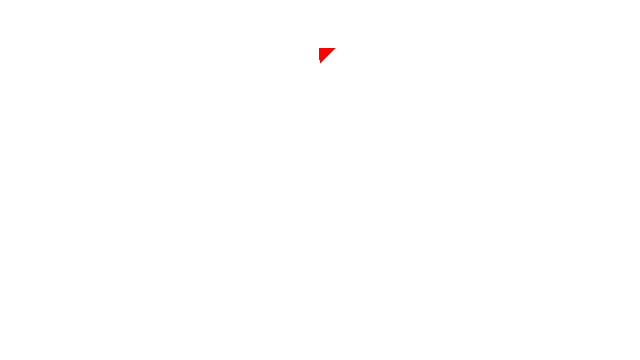
Frame 1 (no input)
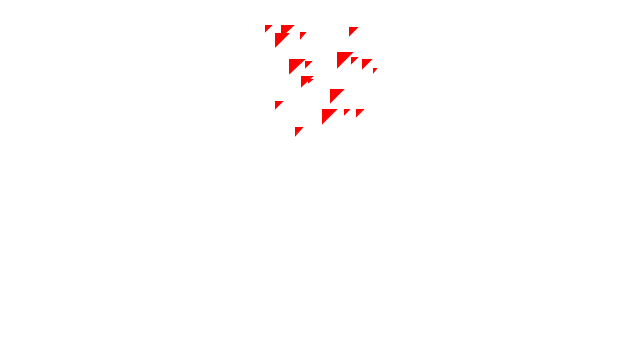
Frame 60 (the mouse pressed at the canvas centre just before this capture)
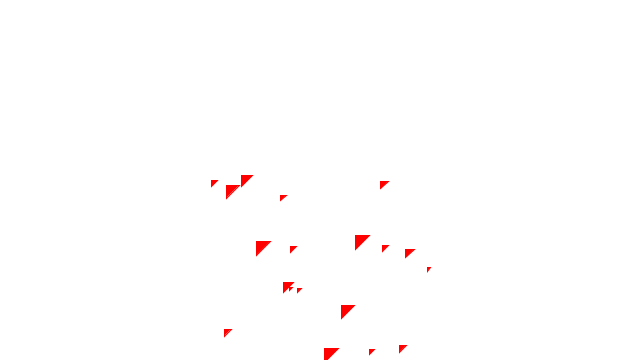
Frame 120 (the mouse held since frame 60 and released just before this capture)

The Processing sketch that drew these frames (run headless with seeded random() and noise(); from frame 60 on, the mouse is pressed at the canvas centre):

// Processing sketch: test
// ── test.pde
int total = 10;

ArrayList<Particle> particles = new ArrayList<Particle>();

int count = 0;
int countMax = 20;


void setupMilly() {
  
  //p = new Particle(new PVector(width/2,10));
  for(int i=0; i<total;i++){
    ++count;
   particles.add(new Particle(new PVector(width/2,50))); 
 }
 
}

void setup() {
  size(640,360);
  setupMilly();
  
}
 
void drawTarget() {
  background(255);
//Operating the single Particle
 // p.run();
  //if (p.isDead()) {
    //println("Particle dead!");
    
    if(count < countMax){
      particles.add(new Particle(new PVector(width/2,50)));
      ++count;
    }
    for(int j=particles.size()-1;j>=0;j--)
     {
       Particle p = particles.get(j);
       p.run();
       if(p.isDead())
       {
         particles.remove(j);
       }
     }
  }
  
void draw(){
  drawTarget();
}

 
class Particle {
  PVector location;
  PVector velocity;
  PVector acceleration;
  float lifespan;
  float dist;
  float choice;
 
  Particle(PVector l) {
//For demonstration purposes we assign the Particle an initial velocity and constant acceleration.
    acceleration = new PVector(0,0.05);
    velocity = new PVector(random(-1,1),random(-2,0));
    location = l.get();
    lifespan = 3000.0;
    dist = random(3,15);
    choice = random(1,2);
  }
 
//Sometimes it’s convenient to have a “run” function that calls all the other functions we need.
  void run() {
    update();
    display();
  }
 
  void update() {
    velocity.add(acceleration);
    location.add(velocity);
    lifespan -= 2.0;
  }
  
  
 
  void display() {
    pushMatrix();
    // Range from 0x00 to 0xff (000 to 255)
    float R = 255;
    float G = 0;
    float B = 0;
    fill(R,G,B);
    stroke(R,G,B);
    if(choice == 1)
    {
    triangle(location.x,location.y,
             location.x+dist,location.y,
             location.x,location.y+dist);
    }
             else
             {
    triangle(location.x,location.y+dist,
             location.x,location.y,
             location.x+dist,location.y);   
             }
    popMatrix();
  }
 
//Is the Particle alive or dead?
  boolean isDead() {
    if (lifespan < 0.0) {
      return true;
    } else {
      return false;
    }
  }
}
